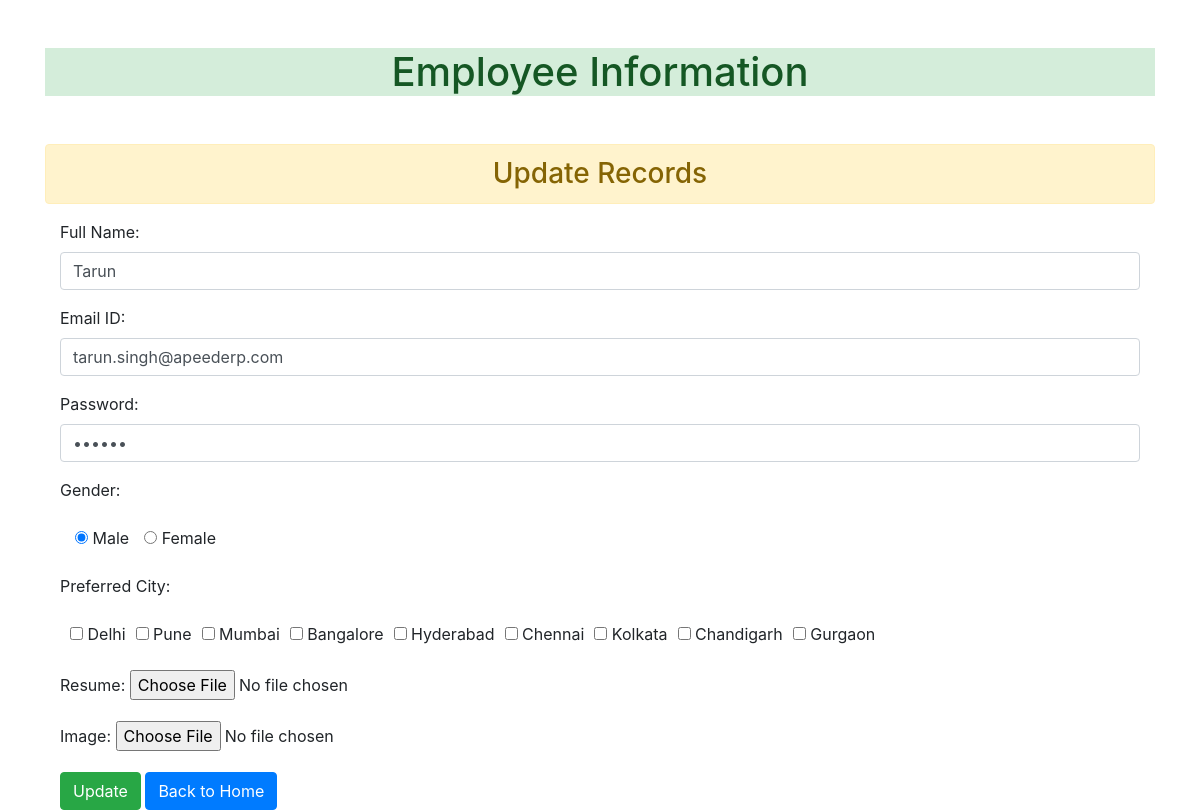
The page /14 on the database its author committed.
### app/models.py (models this page shows, shortened)
class Employee(models.Model):
    id=models.AutoField(primary_key=True)
    name=models.CharField(max_length=25,null=True)
    email=models.EmailField(max_length=60,null=True)
    password=models.CharField(max_length=12,null=True)
    gender=models.CharField(max_length=100)
    city=models.CharField(max_length=100,null=True)
    resume=models.FileField(null=True)
    img=models.ImageField(null=True)

### app/views.py (the view)
# urls.py: path('<int:id>',views.Update_Record,name='update'),
def Update_Record(request,id):
    if request.method=='POST':
        data=Employee.objects.get(pk=id)
        form=EmployeeForm(request.POST, request.FILES, instance=data)
        if form.is_valid():
            form.save()
    else:
        data=Employee.objects.get(pk=id)
        form=EmployeeForm(instance=data)
    context={
        'form':form,
    }
    return render (request,'app/update.html',context)

### app/forms.py
class EmployeeForm(ModelForm):
    gender=forms.ChoiceField(choices=GENDER_CHOICE, widget=forms.RadioSelect)
    city=forms.MultipleChoiceField(label='Preferred City',choices=CITY_CHOICE,widget=forms.CheckboxSelectMultiple)
    class Meta:
        model=Employee
        fields=['name','email','password','gender','city', 'resume', 'img']
        labels={'name':'Full Name', 'email':'Email ID', 'resume':'Resume', 'img':'Image'}
        widgets={
            'name':forms.TextInput(attrs={'class':'form-control'}),
            'email':forms.TextInput(attrs={'class':'form-control'}),
            'password':forms.PasswordInput(attrs={'class':'form-control'},render_value=True),
            'city':forms.TextInput(attrs={'class':'form-control'}),
            'resume':forms.FileInput(attrs={}),
            'img':forms.FileInput(attrs={})
        }

### templates/app/update.html (shortened to what this page needs)
{% extends 'app/base.html' %}
{% block content %}
<h3 class="alert alert-warning text-center">Update Records</h3>
<div class="container">
    <form action="" method="post" enctype="multipart/form-data">
        {{form.as_p}}
        <input type="submit" value="Update" class="btn btn-success">
        <a href="{% url 'homepage' %}" class="btn btn-primary"> Back to Home</a>
    </form>
</div>
    {% endblock content %}

### app/static/app/css/style.css (style rules this page uses)
#id_gender { display: inline-flex !important; }
#id_gender label { padding-left: 15px !important; }
#id_city { display: inline-flex !important; }
#id_city label { padding-left: 10px !important; }

### rows shown on the page
Employee: name "Tarun", email "tarun.singh@apeederp.com", gender "☑ Male ☐ Female", city "☐ ☐ ☐ ☐ ☐ ☐ ☐ ☐ ☐"
